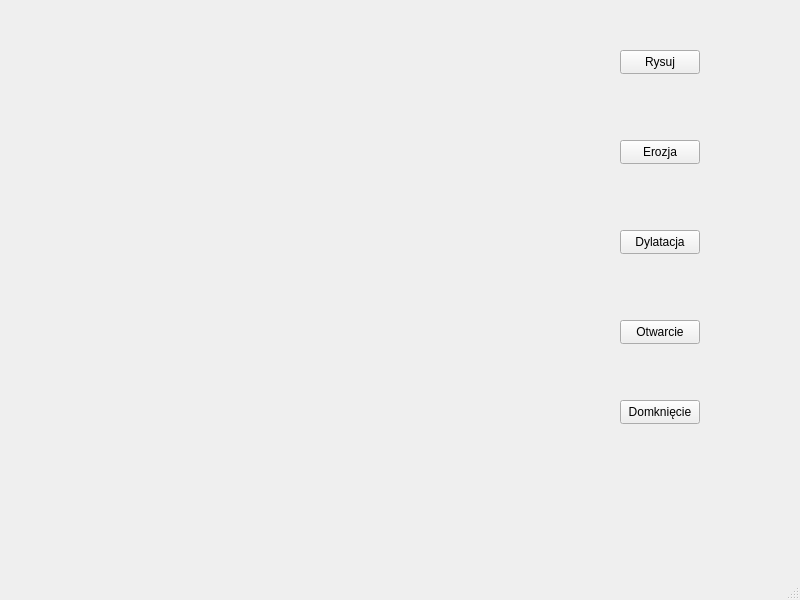
<?xml version="1.0" encoding="UTF-8"?>
<ui version="4.0">
 <class>MainWindow</class>
 <widget class="QMainWindow" name="MainWindow">
  <property name="geometry">
   <rect>
    <x>0</x>
    <y>0</y>
    <width>800</width>
    <height>600</height>
   </rect>
  </property>
  <property name="windowTitle">
   <string>MainWindow</string>
  </property>
  <widget class="QWidget" name="centralwidget">
   <widget class="Ekran" name="display" native="true">
    <property name="geometry">
     <rect>
      <x>25</x>
      <y>25</y>
      <width>500</width>
      <height>500</height>
     </rect>
    </property>
   </widget>
   <widget class="QPushButton" name="drawButton">
    <property name="geometry">
     <rect>
      <x>620</x>
      <y>50</y>
      <width>80</width>
      <height>24</height>
     </rect>
    </property>
    <property name="text">
     <string>Rysuj</string>
    </property>
   </widget>
   <widget class="QPushButton" name="erosionButton">
    <property name="geometry">
     <rect>
      <x>620</x>
      <y>140</y>
      <width>80</width>
      <height>24</height>
     </rect>
    </property>
    <property name="text">
     <string>Erozja</string>
    </property>
   </widget>
   <widget class="QPushButton" name="dilationButton">
    <property name="geometry">
     <rect>
      <x>620</x>
      <y>230</y>
      <width>80</width>
      <height>24</height>
     </rect>
    </property>
    <property name="text">
     <string>Dylatacja</string>
    </property>
   </widget>
   <widget class="QPushButton" name="openingButton">
    <property name="geometry">
     <rect>
      <x>620</x>
      <y>320</y>
      <width>80</width>
      <height>24</height>
     </rect>
    </property>
    <property name="text">
     <string>Otwarcie</string>
    </property>
   </widget>
   <widget class="QPushButton" name="closingButton">
    <property name="geometry">
     <rect>
      <x>620</x>
      <y>400</y>
      <width>80</width>
      <height>24</height>
     </rect>
    </property>
    <property name="text">
     <string>Domknięcie</string>
    </property>
   </widget>
  </widget>
  <widget class="QMenuBar" name="menubar">
   <property name="geometry">
    <rect>
     <x>0</x>
     <y>0</y>
     <width>800</width>
     <height>21</height>
    </rect>
   </property>
  </widget>
  <widget class="QStatusBar" name="statusbar"/>
 </widget>
 <customwidgets>
  <customwidget>
   <class>Ekran</class>
   <extends>QWidget</extends>
   <header>ekran.h</header>
   <container>1</container>
   <slots>
    <slot>DilationOnButtonPress()</slot>
    <slot>ErosionOnButtonPress()</slot>
    <slot>ClosingOnButtonPress()</slot>
    <slot>OpeningOnButtonPress()</slot>
   </slots>
  </customwidget>
 </customwidgets>
 <resources/>
 <connections>
  <connection>
   <sender>erosionButton</sender>
   <signal>pressed()</signal>
   <receiver>display</receiver>
   <slot>ErosionOnButtonPress()</slot>
   <hints>
    <hint type="sourcelabel">
     <x>659</x>
     <y>172</y>
    </hint>
    <hint type="destinationlabel">
     <x>274</x>
     <y>295</y>
    </hint>
   </hints>
  </connection>
  <connection>
   <sender>dilationButton</sender>
   <signal>pressed()</signal>
   <receiver>display</receiver>
   <slot>DilationOnButtonPress()</slot>
   <hints>
    <hint type="sourcelabel">
     <x>659</x>
     <y>262</y>
    </hint>
    <hint type="destinationlabel">
     <x>274</x>
     <y>295</y>
    </hint>
   </hints>
  </connection>
  <connection>
   <sender>openingButton</sender>
   <signal>pressed()</signal>
   <receiver>display</receiver>
   <slot>OpeningOnButtonPress()</slot>
   <hints>
    <hint type="sourcelabel">
     <x>659</x>
     <y>352</y>
    </hint>
    <hint type="destinationlabel">
     <x>274</x>
     <y>295</y>
    </hint>
   </hints>
  </connection>
  <connection>
   <sender>closingButton</sender>
   <signal>pressed()</signal>
   <receiver>display</receiver>
   <slot>ClosingOnButtonPress()</slot>
   <hints>
    <hint type="sourcelabel">
     <x>659</x>
     <y>432</y>
    </hint>
    <hint type="destinationlabel">
     <x>274</x>
     <y>295</y>
    </hint>
   </hints>
  </connection>
 </connections>
</ui>
